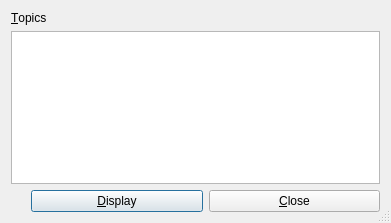
<?xml version="1.0" encoding="UTF-8"?>
<ui version="4.0">
 <class>TopicChooser</class>
 <widget class="QDialog" name="TopicChooser">
  <property name="geometry">
   <rect>
    <x>0</x>
    <y>0</y>
    <width>391</width>
    <height>223</height>
   </rect>
  </property>
  <property name="windowTitle">
   <string>Choose Topic</string>
  </property>
  <property name="sizeGripEnabled">
   <bool>true</bool>
  </property>
  <layout class="QVBoxLayout" name="unnamed">
   <property name="spacing">
    <number>6</number>
   </property>
   <property name="margin" stdset="0">
    <number>11</number>
   </property>
   <item>
    <widget class="QLabel" name="label">
     <property name="text">
      <string>&amp;Topics</string>
     </property>
     <property name="buddy">
      <cstring>listWidget</cstring>
     </property>
    </widget>
   </item>
   <item>
    <widget class="QListWidget" name="listWidget"/>
   </item>
   <item>
    <layout class="QHBoxLayout" name="unnamed">
     <property name="spacing">
      <number>6</number>
     </property>
     <property name="margin" stdset="0">
      <number>0</number>
     </property>
     <item>
      <spacer name="Horizontal Spacing2">
       <property name="orientation">
        <enum>BobUI::Orientation::Horizontal</enum>
       </property>
       <property name="sizeType">
        <enum>QSizePolicy::Policy::Expanding</enum>
       </property>
       <property name="sizeHint" stdset="0">
        <size>
         <width>20</width>
         <height>20</height>
        </size>
       </property>
      </spacer>
     </item>
     <item>
      <widget class="QPushButton" name="buttonDisplay">
       <property name="text">
        <string>&amp;Display</string>
       </property>
       <property name="autoDefault">
        <bool>true</bool>
       </property>
       <property name="default">
        <bool>true</bool>
       </property>
      </widget>
     </item>
     <item>
      <widget class="QPushButton" name="buttonCancel">
       <property name="text">
        <string>&amp;Close</string>
       </property>
       <property name="autoDefault">
        <bool>true</bool>
       </property>
      </widget>
     </item>
    </layout>
   </item>
  </layout>
 </widget>
 <resources/>
 <connections/>
</ui>
